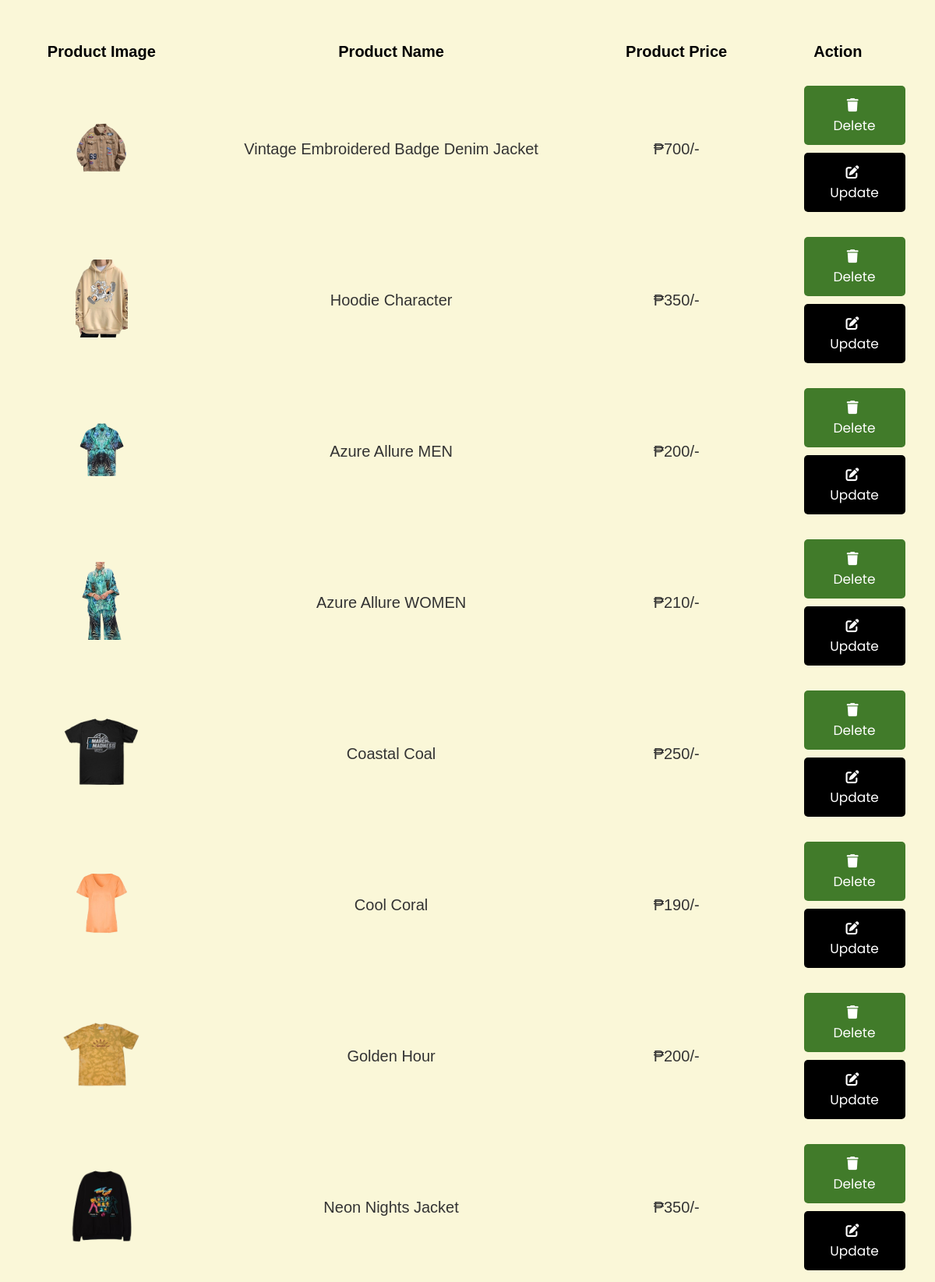
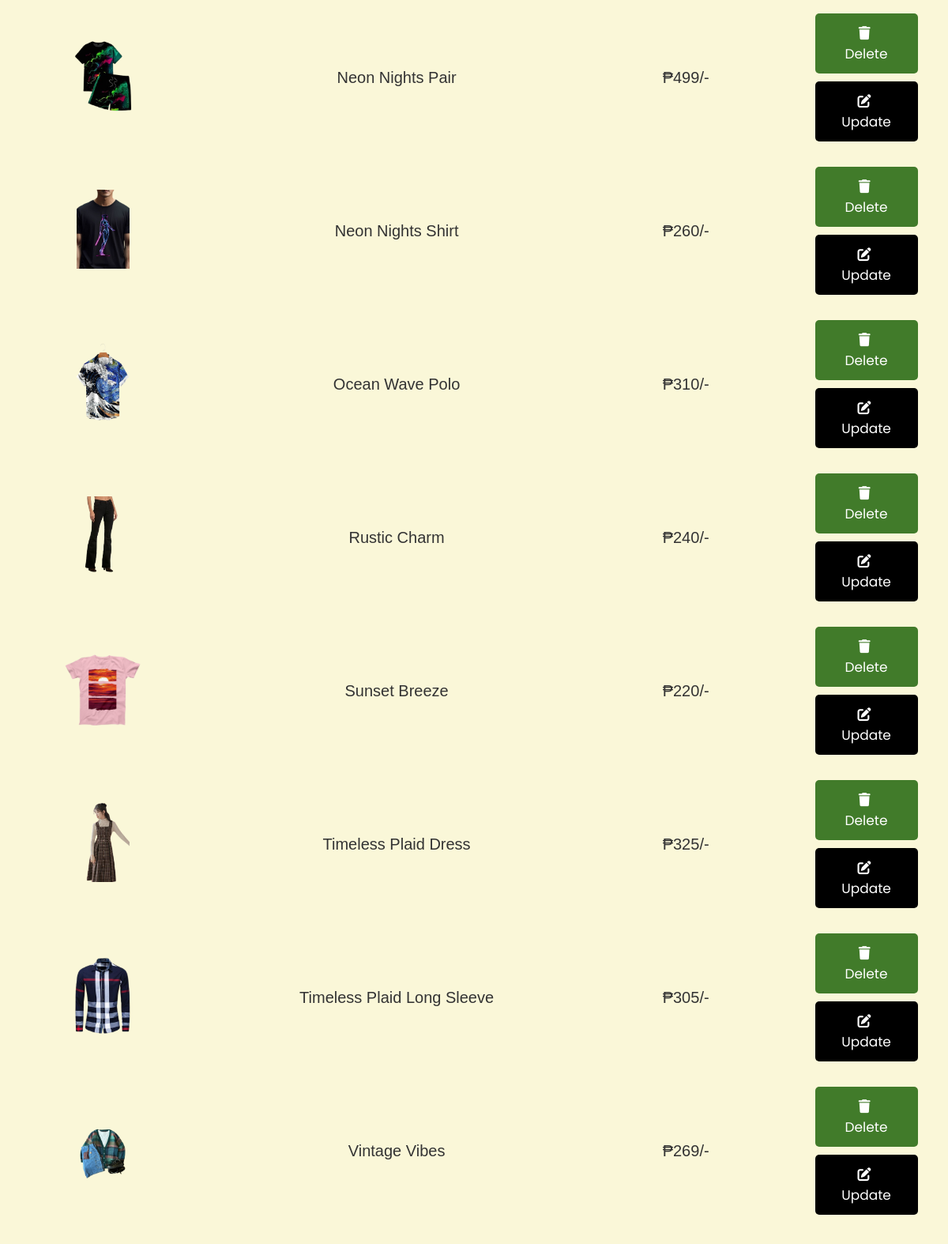
The app's page /admin.php (lower part), older data (2 pictures, top to bottom).
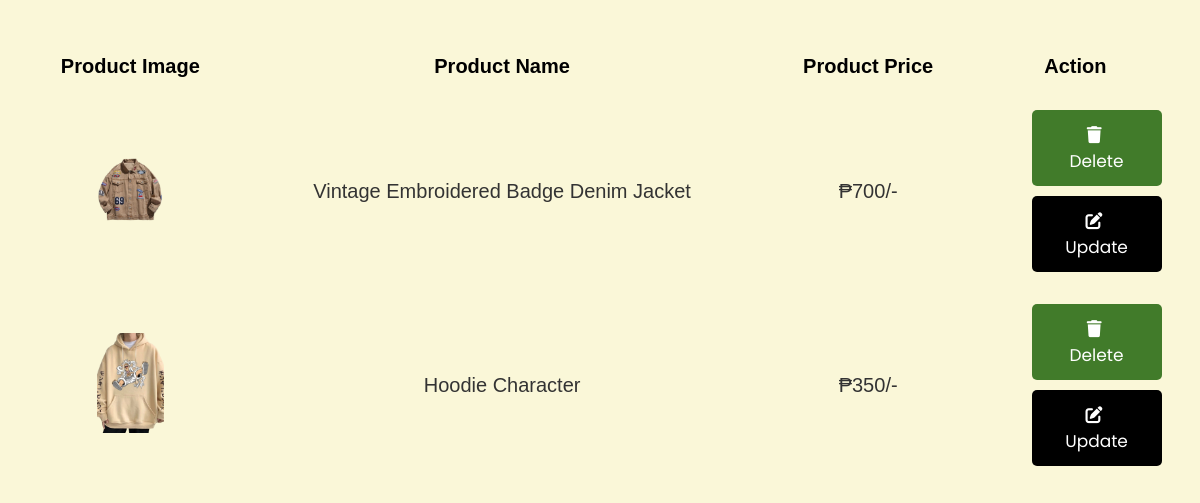
The same page, newer data.
### tables this page shows
CREATE TABLE `products` (
  `id` int(255) NOT NULL,
  `name` varchar(255) NOT NULL,
  `price` varchar(255) NOT NULL,
  `image` varchar(255) NOT NULL
);

### admin.php (the view, shortened to what this page needs)
<?php
@include 'config.php';
?>
<!DOCTYPE html>
<html lang="en">
<head>
   <link rel="stylesheet" href="https://cdnjs.cloudflare.com/ajax/libs/font-awesome/6.0.0/css/all.min.css">
   <link rel="stylesheet" href="css/style.css">
</head>
<body>
<div class="container">
<section>
</section>
<section class="display-product-table">
   <table>
      <thead>
         <th>product image</th>
         <th>product name</th>
         <th>product price</th>
         <th>action</th>
      </thead>
      <tbody>
         <?php
            $select_products = mysqli_query($conn, "SELECT * FROM `products`");
            if(mysqli_num_rows($select_products) > 0){
               while($row = mysqli_fetch_assoc($select_products)){
         ?>
         <tr>
            <td><img src="uploaded_img/<?php echo $row['image']; ?>" height="100" alt=""></td>
            <td><?php echo $row['name']; ?></td>
            <td>₱<?php echo $row['price']; ?>/-</td>
            <td>
               <a href="admin.php?delete=<?php echo $row['id']; ?>" class="delete-btn" onclick="return confirm('are your sure you want to delete this?');"> <i class="fas fa-trash"></i> delete </a>
               <a href="admin.php?edit=<?php echo $row['id']; ?>" class="option-btn"> <i class="fas fa-edit"></i> update </a>
            </td>
         </tr>
         <?php
            };
            }else{
               echo "<div class='empty'>no product added</div>";
            };
         ?>
      </tbody>
   </table>
</section>
</div>
</body>
</html>

Row changes from the older to the newer data that the page shows:
removed products: image (picture), name "Azure Allure MEN", price "200"
removed products: image (picture), name "Azure Allure WOMEN", price "210"
removed products: image (picture), name "Coastal Coal", price "250"
removed products: image (picture), name "Cool Coral", price "190"
removed products: image (picture), name "Golden Hour", price "200"
removed products: image (picture), name "Neon Nights Jacket", price "350"
removed products: image (picture), name "Neon Nights Pair", price "499"
removed products: image (picture), name "Neon Nights Shirt", price "260"
removed products: image (picture), name "Ocean Wave Polo", price "310"
removed products: image (picture), name "Rustic Charm", price "240"
removed products: image (picture), name "Sunset Breeze", price "220"
removed products: image (picture), name "Timeless Plaid Dress", price "325"
removed products: image (picture), name "Timeless Plaid Long Sleeve", price "305"
removed products: image (picture), name "Vintage Vibes", price "269"
